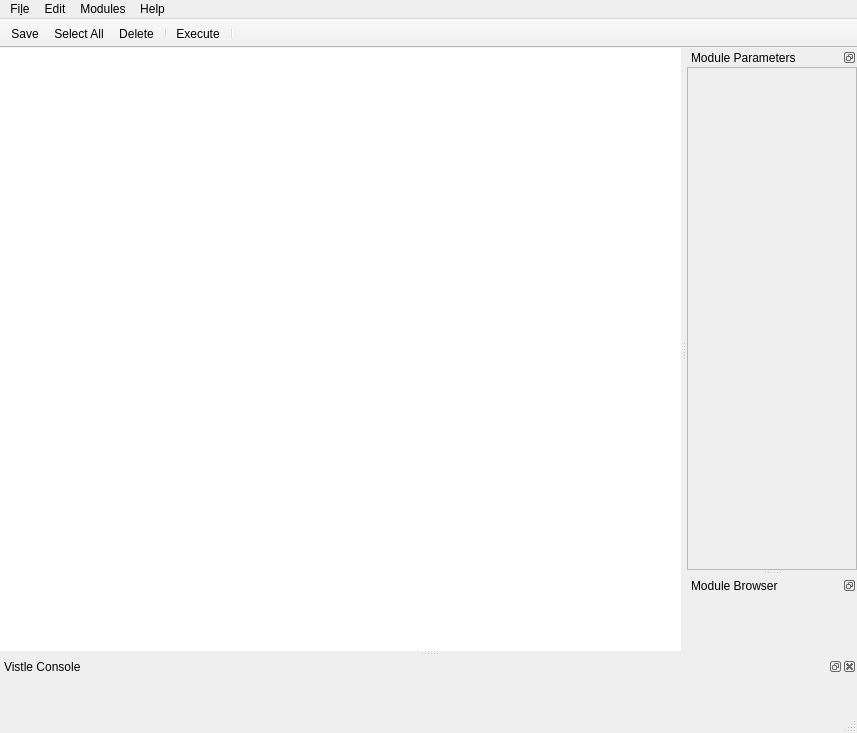
<?xml version="1.0" encoding="UTF-8"?>
<ui version="4.0">
 <class>gui::MainWindow</class>
 <widget class="QMainWindow" name="gui::MainWindow">
  <property name="enabled">
   <bool>true</bool>
  </property>
  <property name="geometry">
   <rect>
    <x>0</x>
    <y>0</y>
    <width>857</width>
    <height>733</height>
   </rect>
  </property>
  <property name="sizePolicy">
   <sizepolicy hsizetype="Preferred" vsizetype="Preferred">
    <horstretch>0</horstretch>
    <verstretch>0</verstretch>
   </sizepolicy>
  </property>
  <property name="focusPolicy">
   <enum>Qt::StrongFocus</enum>
  </property>
  <property name="acceptDrops">
   <bool>true</bool>
  </property>
  <property name="windowTitle">
   <string>Vistle[*]</string>
  </property>
  <property name="documentMode">
   <bool>true</bool>
  </property>
  <property name="dockNestingEnabled">
   <bool>false</bool>
  </property>
  <property name="dockOptions">
   <set>QMainWindow::AllowTabbedDocks|QMainWindow::AnimatedDocks|QMainWindow::ForceTabbedDocks</set>
  </property>
  <widget class="QWidget" name="centralWidget">
   <layout class="QHBoxLayout" name="horizontalLayout_3">
    <property name="leftMargin">
     <number>0</number>
    </property>
    <property name="topMargin">
     <number>0</number>
    </property>
    <property name="rightMargin">
     <number>0</number>
    </property>
    <property name="bottomMargin">
     <number>0</number>
    </property>
    <item>
     <widget class="gui::DataFlowView" name="drawArea">
      <property name="enabled">
       <bool>true</bool>
      </property>
      <property name="sizePolicy">
       <sizepolicy hsizetype="Expanding" vsizetype="Expanding">
        <horstretch>10</horstretch>
        <verstretch>10</verstretch>
       </sizepolicy>
      </property>
      <property name="cursor" stdset="0">
       <cursorShape>CrossCursor</cursorShape>
      </property>
      <property name="focusPolicy">
       <enum>Qt::NoFocus</enum>
      </property>
      <property name="acceptDrops">
       <bool>true</bool>
      </property>
      <property name="layoutDirection">
       <enum>Qt::LeftToRight</enum>
      </property>
      <property name="styleSheet">
       <string notr="true"/>
      </property>
      <property name="frameShape">
       <enum>QFrame::NoFrame</enum>
      </property>
      <property name="frameShadow">
       <enum>QFrame::Plain</enum>
      </property>
      <property name="lineWidth">
       <number>0</number>
      </property>
      <property name="dragMode">
       <enum>QGraphicsView::ScrollHandDrag</enum>
      </property>
     </widget>
    </item>
   </layout>
  </widget>
  <widget class="QMenuBar" name="menuBar">
   <property name="geometry">
    <rect>
     <x>0</x>
     <y>0</y>
     <width>857</width>
     <height>24</height>
    </rect>
   </property>
   <widget class="QMenu" name="menuHello_World">
    <property name="title">
     <string>Fi&amp;le</string>
    </property>
    <addaction name="actionNew"/>
    <addaction name="actionOpen"/>
    <addaction name="actionSave"/>
    <addaction name="actionSave_As"/>
    <addaction name="separator"/>
    <addaction name="separator"/>
    <addaction name="actionShow_Session_URL"/>
    <addaction name="actionCopy_Session_URL"/>
    <addaction name="separator"/>
    <addaction name="actionConnect"/>
    <addaction name="actionQuit"/>
    <addaction name="separator"/>
    <addaction name="separator"/>
   </widget>
   <widget class="QMenu" name="menuEdit">
    <property name="title">
     <string>Edit</string>
    </property>
    <addaction name="separator"/>
    <addaction name="actionSelect_All"/>
    <addaction name="separator"/>
    <addaction name="actionDelete"/>
   </widget>
   <widget class="QMenu" name="menuHelp">
    <property name="title">
     <string>Help</string>
    </property>
    <addaction name="actionAbout"/>
    <addaction name="actionAbout_License"/>
    <addaction name="actionAbout_Icons"/>
    <addaction name="actionAbout_Qt"/>
   </widget>
   <widget class="QMenu" name="menuModules">
    <property name="title">
     <string>Modules</string>
    </property>
    <addaction name="actionExecute"/>
   </widget>
   <addaction name="menuHello_World"/>
   <addaction name="menuEdit"/>
   <addaction name="menuModules"/>
   <addaction name="menuHelp"/>
  </widget>
  <widget class="QStatusBar" name="statusBar"/>
  <widget class="QDockWidget" name="consoleDock">
   <property name="enabled">
    <bool>true</bool>
   </property>
   <property name="sizePolicy">
    <sizepolicy hsizetype="Preferred" vsizetype="Minimum">
     <horstretch>0</horstretch>
     <verstretch>0</verstretch>
    </sizepolicy>
   </property>
   <property name="minimumSize">
    <size>
     <width>106</width>
     <height>54</height>
    </size>
   </property>
   <property name="maximumSize">
    <size>
     <width>524287</width>
     <height>524287</height>
    </size>
   </property>
   <property name="focusPolicy">
    <enum>Qt::NoFocus</enum>
   </property>
   <property name="allowedAreas">
    <set>Qt::BottomDockWidgetArea|Qt::TopDockWidgetArea</set>
   </property>
   <property name="windowTitle">
    <string>Vistle Console</string>
   </property>
   <attribute name="dockWidgetArea">
    <number>8</number>
   </attribute>
   <widget class="gui::VistleConsole" name="consoleWidget">
    <layout class="QHBoxLayout" name="horizontalLayout_2"/>
   </widget>
  </widget>
  <widget class="QDockWidget" name="parameterDock">
   <property name="enabled">
    <bool>true</bool>
   </property>
   <property name="sizePolicy">
    <sizepolicy hsizetype="MinimumExpanding" vsizetype="MinimumExpanding">
     <horstretch>0</horstretch>
     <verstretch>0</verstretch>
    </sizepolicy>
   </property>
   <property name="minimumSize">
    <size>
     <width>104</width>
     <height>131</height>
    </size>
   </property>
   <property name="maximumSize">
    <size>
     <width>524287</width>
     <height>524287</height>
    </size>
   </property>
   <property name="focusPolicy">
    <enum>Qt::StrongFocus</enum>
   </property>
   <property name="features">
    <set>QDockWidget::DockWidgetFloatable|QDockWidget::DockWidgetMovable</set>
   </property>
   <property name="allowedAreas">
    <set>Qt::LeftDockWidgetArea|Qt::RightDockWidgetArea</set>
   </property>
   <property name="windowTitle">
    <string>Module Parameters</string>
   </property>
   <attribute name="dockWidgetArea">
    <number>2</number>
   </attribute>
   <widget class="QScrollArea" name="parameterScroller"/>
  </widget>
  <widget class="QToolBar" name="toolBar">
   <property name="windowTitle">
    <string>Toolbar</string>
   </property>
   <property name="movable">
    <bool>false</bool>
   </property>
   <property name="floatable">
    <bool>false</bool>
   </property>
   <attribute name="toolBarArea">
    <enum>TopToolBarArea</enum>
   </attribute>
   <attribute name="toolBarBreak">
    <bool>false</bool>
   </attribute>
   <addaction name="actionSave"/>
   <addaction name="actionSelect_All"/>
   <addaction name="actionDelete"/>
   <addaction name="separator"/>
   <addaction name="actionExecute"/>
   <addaction name="separator"/>
  </widget>
  <widget class="QDockWidget" name="modulesDock">
   <property name="sizePolicy">
    <sizepolicy hsizetype="MinimumExpanding" vsizetype="Preferred">
     <horstretch>0</horstretch>
     <verstretch>0</verstretch>
    </sizepolicy>
   </property>
   <property name="focusPolicy">
    <enum>Qt::StrongFocus</enum>
   </property>
   <property name="features">
    <set>QDockWidget::DockWidgetFloatable|QDockWidget::DockWidgetMovable</set>
   </property>
   <property name="allowedAreas">
    <set>Qt::LeftDockWidgetArea|Qt::RightDockWidgetArea</set>
   </property>
   <property name="windowTitle">
    <string>Module Browser</string>
   </property>
   <attribute name="dockWidgetArea">
    <number>2</number>
   </attribute>
   <widget class="gui::ModuleBrowser" name="moduleBrowser">
    <property name="focusPolicy">
     <enum>Qt::StrongFocus</enum>
    </property>
   </widget>
  </widget>
  <action name="actionNew">
   <property name="text">
    <string>&amp;New</string>
   </property>
   <property name="toolTip">
    <string>Remove all modules from workflow</string>
   </property>
  </action>
  <action name="actionOpen">
   <property name="text">
    <string>&amp;Open...</string>
   </property>
   <property name="toolTip">
    <string>Open existing workflow</string>
   </property>
  </action>
  <action name="actionSave">
   <property name="text">
    <string>&amp;Save</string>
   </property>
   <property name="toolTip">
    <string>Save workflow</string>
   </property>
  </action>
  <action name="actionQuit">
   <property name="text">
    <string>&amp;Quit</string>
   </property>
   <property name="toolTip">
    <string>Quit</string>
   </property>
  </action>
  <action name="actionCut">
   <property name="text">
    <string>&amp;Cut</string>
   </property>
  </action>
  <action name="actionCopy">
   <property name="text">
    <string>C&amp;opy</string>
   </property>
  </action>
  <action name="actionPaste">
   <property name="text">
    <string>&amp;Paste</string>
   </property>
  </action>
  <action name="actionSelect_All">
   <property name="text">
    <string>&amp;Select All</string>
   </property>
   <property name="toolTip">
    <string>Select all modules</string>
   </property>
  </action>
  <action name="actionDelete">
   <property name="text">
    <string>&amp;Delete</string>
   </property>
   <property name="toolTip">
    <string>Delete selected modules</string>
   </property>
  </action>
  <action name="actionUndo">
   <property name="text">
    <string>&amp;Undo</string>
   </property>
  </action>
  <action name="actionSave_As">
   <property name="text">
    <string>Sa&amp;ve As...</string>
   </property>
   <property name="toolTip">
    <string>Save workflow as a new file</string>
   </property>
  </action>
  <action name="actionSettings">
   <property name="text">
    <string>S&amp;ettings</string>
   </property>
  </action>
  <action name="actionArrange">
   <property name="text">
    <string>&amp;Arrange</string>
   </property>
   <property name="toolTip">
    <string>Automatically arrange modules</string>
   </property>
  </action>
  <action name="actionConnect">
   <property name="text">
    <string>&amp;Connect</string>
   </property>
   <property name="toolTip">
    <string>Connect to Vistle</string>
   </property>
  </action>
  <action name="actionExecute">
   <property name="text">
    <string>&amp;Execute</string>
   </property>
   <property name="toolTip">
    <string>Execute all source modules</string>
   </property>
  </action>
  <action name="actionNative_Menubar">
   <property name="checkable">
    <bool>true</bool>
   </property>
   <property name="checked">
    <bool>true</bool>
   </property>
   <property name="text">
    <string>Native Menubar</string>
   </property>
   <property name="toolTip">
    <string>Use native menubar</string>
   </property>
  </action>
  <action name="actionAbout">
   <property name="text">
    <string>About</string>
   </property>
   <property name="toolTip">
    <string>About Vistle</string>
   </property>
  </action>
  <action name="actionAbout_License">
   <property name="text">
    <string>License</string>
   </property>
  </action>
  <action name="actionAbout_Icons">
   <property name="text">
    <string>About Icons</string>
   </property>
  </action>
  <action name="actionAbout_Qt">
   <property name="text">
    <string>About Qt</string>
   </property>
  </action>
  <action name="actionShow_Session_URL">
   <property name="text">
    <string>Show Session URL</string>
   </property>
  </action>
  <action name="actionCopy_Session_URL">
   <property name="text">
    <string>Copy Session URL</string>
   </property>
  </action>
 </widget>
 <layoutdefault spacing="6" margin="11"/>
 <customwidgets>
  <customwidget>
   <class>gui::DataFlowView</class>
   <extends>QGraphicsView</extends>
   <header>dataflowview.h</header>
  </customwidget>
  <customwidget>
   <class>gui::ModuleBrowser</class>
   <extends>QWidget</extends>
   <header>modulebrowser.h</header>
   <container>1</container>
  </customwidget>
  <customwidget>
   <class>gui::VistleConsole</class>
   <extends>QWidget</extends>
   <header>vistleconsole.h</header>
   <container>1</container>
  </customwidget>
 </customwidgets>
 <resources/>
 <connections/>
</ui>
